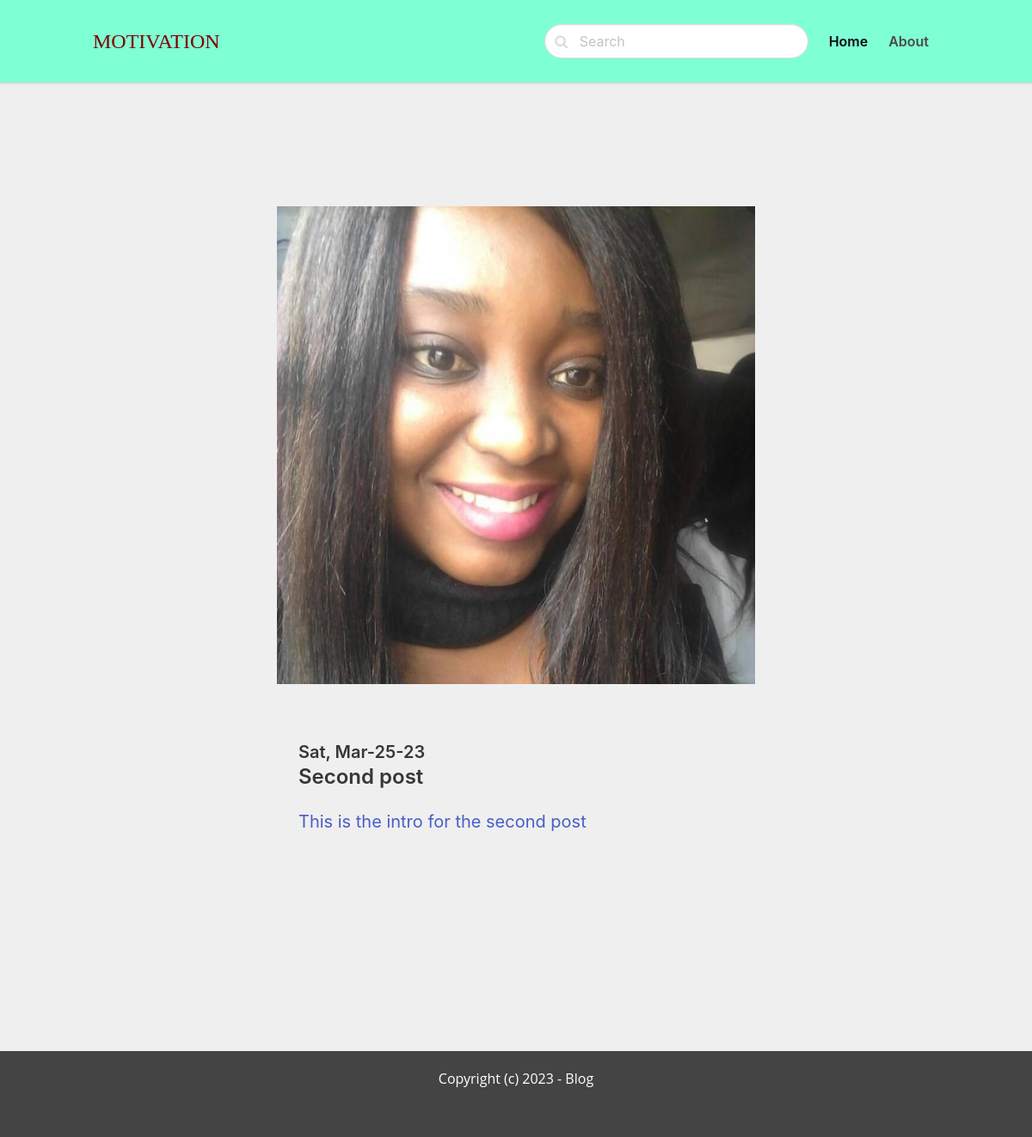
The app's page /, older data.
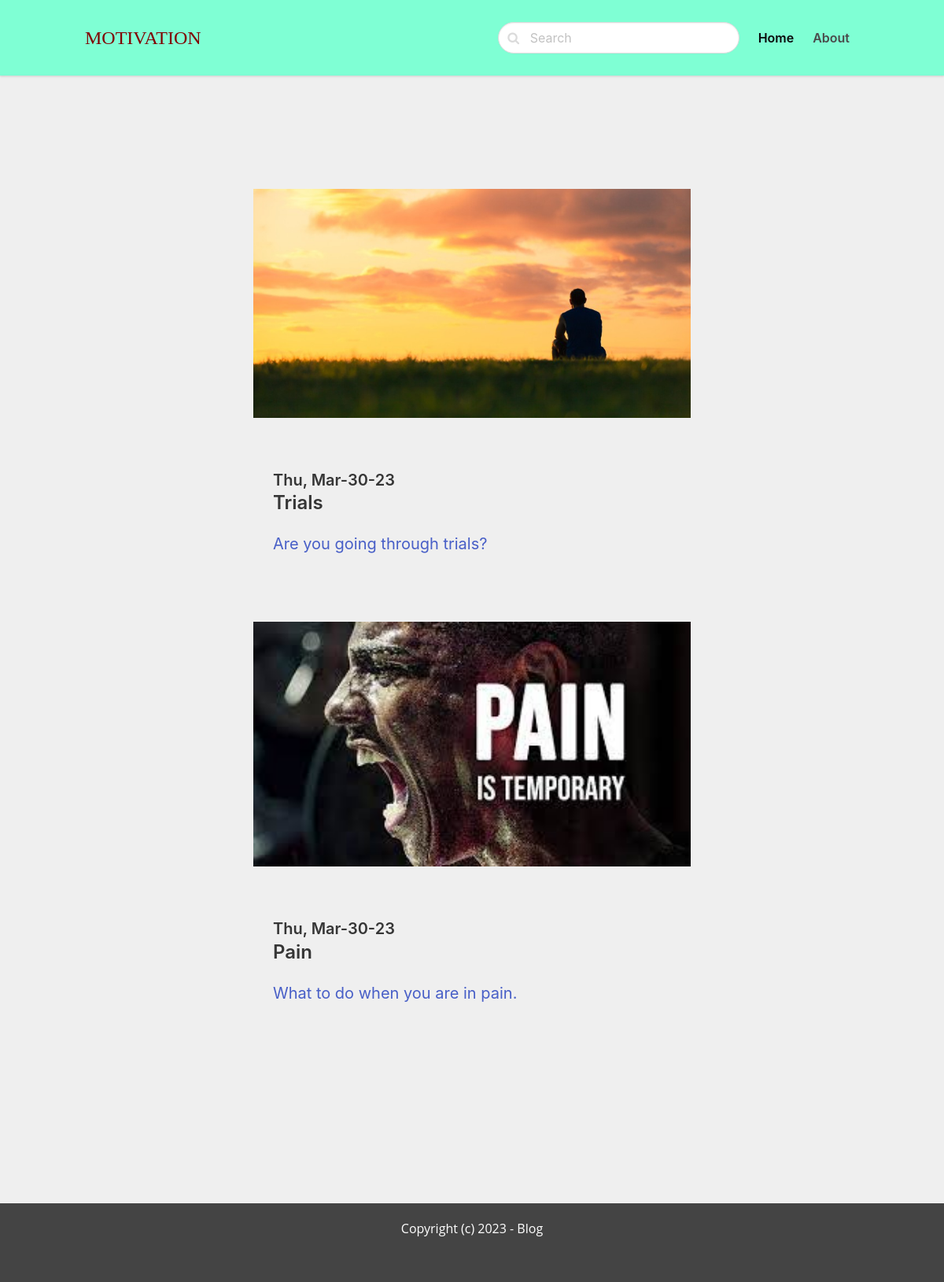
The same page, newer data.
### blogappposts/models.py (models this page shows, shortened)
class Post(models.Model):
    ACTIVE = 'active'
    DRAFT = 'draft'
    CHOICES_STATUS = (
        (ACTIVE, 'Active'),
        (DRAFT, 'Draft')
    )
    category = models.ForeignKey(Category, related_name='posts', on_delete=models.CASCADE)
    title = models.CharField(max_length=255)
    slug = models.SlugField()
    intro = models.TextField()
    body = models.TextField()
    created_at = models.DateField(auto_now_add=True)
    status = models.CharField(max_length=10, choices= CHOICES_STATUS, default=ACTIVE)
    image = models.ImageField(upload_to='uploads/', blank=True, null=True)
    class Meta:
        ordering = ('-created_at',)

### blogapp/views.py (the view)
# urls.py: path('',frontpage, name='frontpage'),
def frontpage(request):
    posts = Post.objects.filter(status=Post.ACTIVE)
    return render(request, 'blogapp/frontpage.html', {'posts':posts})

### blogapp/templates/blogapp/frontpage.html (shortened to what this page needs)
{% extends 'blogapp/main.html' %}
{% block content %}
<section class="hero">
    <div class="hero-body">
        <div class="container">
            <section class="section">
                <div class="columns">
                    <div class="column is-10 is-offset-1">
                       {%for post in posts%}
                            <div class = "content is-medium">
                                <a href="{%url 'detail' post.category.slug post.slug %}">
                                    {%if post.image %}
                                    <figure class = "image mb-6">
                                        <img src ="{{ post.image.url}}">
                                    {% endif %}
                                    </figure>
                                    <div class="column is-10 is-offset-1">
                                <h2 class = "subtitle is-5">{{ post.created_at|date:'D, M-d-y'}}</h2>
                                <h1 class = "title is-4">{{ post.title }}</h1>
                                   <p>{{post.intro}}</p>
                                   </div>
                            </div><br><br>
                        {% endfor %}
                    </div>
                </div>
            </section>
        </div>
    </div>
</section>
{% endblock %}

### blogapp/templates/blogapp/main.html (shortened to what this page needs)
<!DOCTYPE html>
<html lang="en">
<head>
    <link rel="stylesheet" href="https://unpkg.com/bulma@0.9.2/css/bulma.min.css">
    <link href="https://stackpath.bootstrapcdn.com/font-awesome/4.7.0/css/font-awesome.min.css" rel="stylesheet">
</head>
<body>
    <nav class="navbar">
        <div class="container">
            <div class="navbar-brand">
                <a class="navbar-logo" href="/">
                    <h2>MOTIVATION</h2>
                </a>
            </div>
            <div id="navbarMenu" class="navbar-menu">
                <div class="navbar-end">
                    <div class="navbar-item">
                       <form method="get" action="{% url 'search' %}">
                            <div class="control has-icons-left">
                                <input class="input is-rounded" name="query" type="text" placeholder="Search">
                                <span class="icon is-left">
                                </span>
                            </div>
                        </form>
                    </div>
                    <a href="/" class="navbar-item is-active is-size-6 has-text-weight-semibold">
                        Home
                    </a>
                    <a href="{% url 'about' %}" class="navbar-item is-size-6 has-text-weight-semibold">
                        About
                    </a>
                </div>
            </div>
        </div>
    </nav>
    <section class ='section'>
        <div class = 'container'>
            {% block content%}
            {%endblock%}
    </section>
    <footer class="footer">
        <div class="content has-text-centered">
            <p>
                Copyright (c) 2023 - Blog
            </p>
        </div>
    </footer>
</body>
</html>

### blogapp/templates/blogapp/main.html (style rules this page uses)
nav.navbar { background-color:aquamarine; height: 6rem !important; box-shadow: 0 1px 3px 0 rgba(0, 0, 0, .1), 0 1px 2px 0 rgba(0, 0, 0, .06) !important; }
body { background-color:#EFEFEF; }
.footer { background: #444444; height: 100px; font-family: 'Open Sans', sans-serif; color: #FFFFFF; padding: 20px; }
.navbar-logo { color: maroon; font-family: Georgia, 'Times New Roman', Times, serif; font-weight: bolder; font-stretch: wider; font-style: normal; display: flex; padding-top: 30px; font-size: x-large; }

Row changes from the older to the newer data that the page shows:
removed Post: image (picture), created_at "Sat, Mar-25-23", title "Second post", intro "This is the intro for the second post"
added Post: image (picture), created_at "Thu, Mar-30-23", title "Trials", intro "Are you going through trials?"
added Post: image (picture), created_at "Thu, Mar-30-23", title "Pain", intro "What to do when you are in pain."
